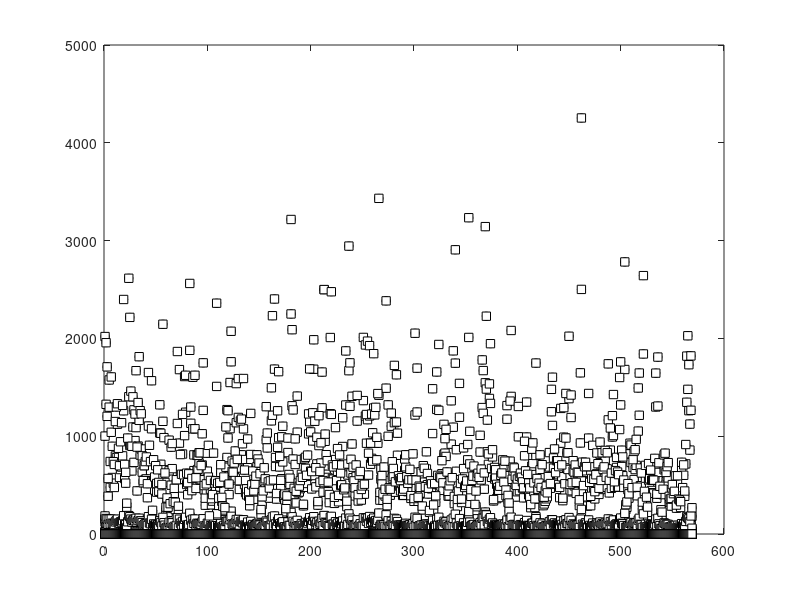

This chart was generated by the following MATLAB code:
format long g;
data=load('wdbc2.dat');
f_count=30;
x=data(:,3:32);
y=data(:,2);
ma = {'ko','ks'};
fc = {[0 0 0],[1 1 1]};
tv = unique(y)
figure(1); hold off
for i = 1:length(tv)
    pos = find(y==tv(i));
    plot(x,ma{i},'markerfacecolor',fc{i});
    hold on
end

